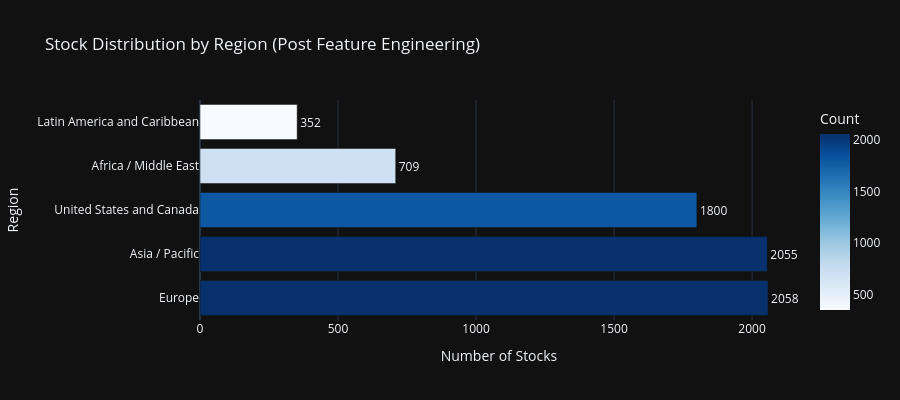
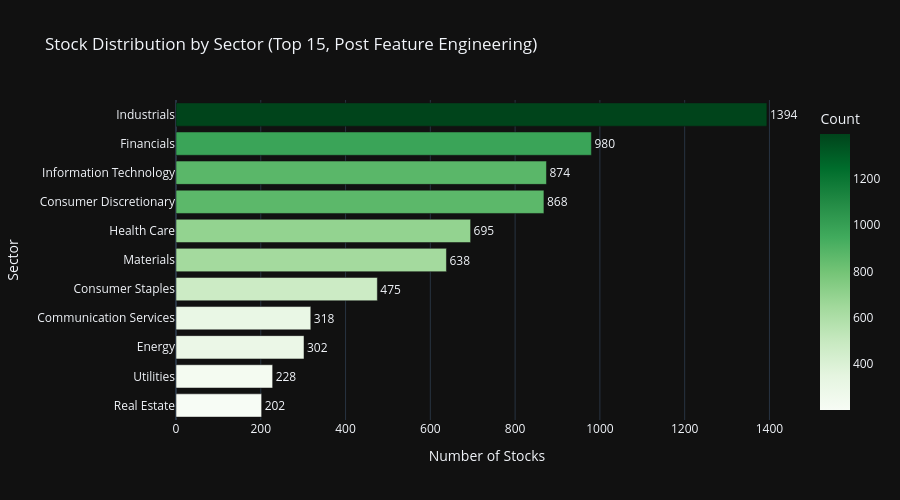
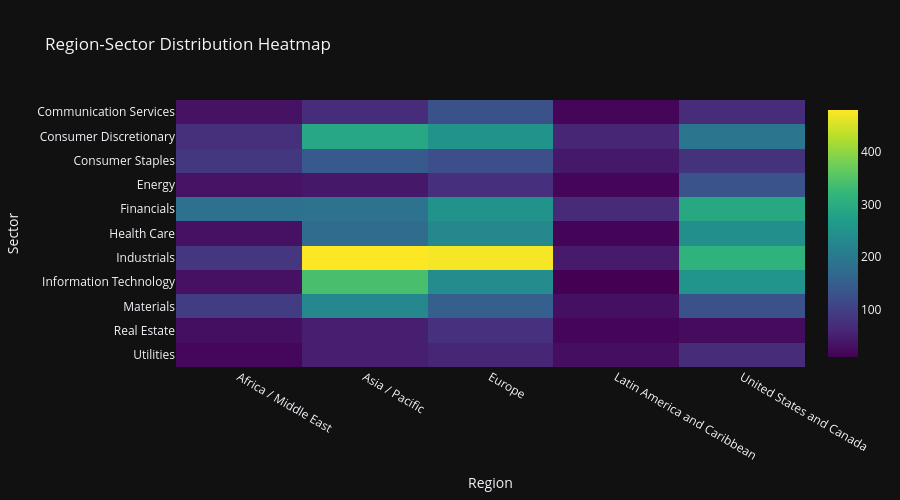
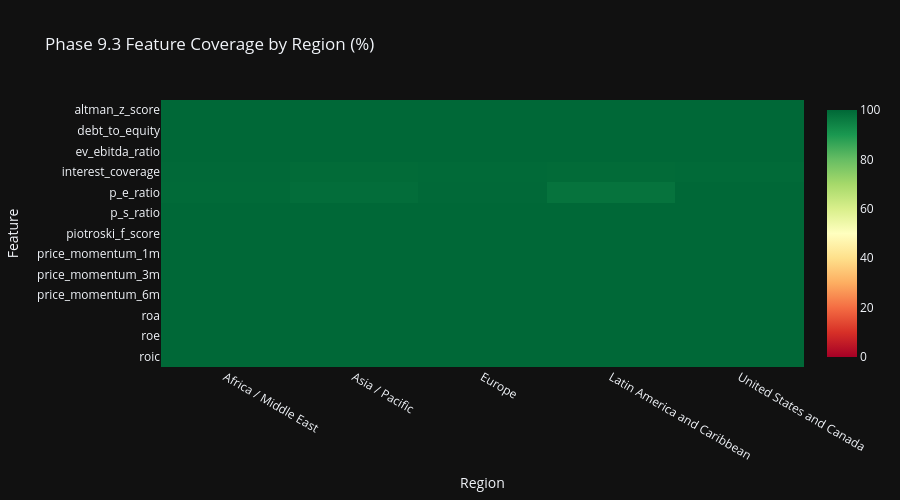

The cell these charts' notebook holds for them, in order:
### Markdown cell above
## Cell 7: Region & Sector Analytics with Feature Coverage

Section 17 compliant Plotly visualizations with dark theme.
Enhanced with Phase 9.3 feature analytics by region and sector.

### Code cell
# ============================================================================
# Cell 7: Region & Sector Analytics with Feature Coverage
# ============================================================================

print('=' * 80)
print('REGION & SECTOR ANALYTICS WITH FEATURE COVERAGE')
print('=' * 80)

# Use all_stocks_features (post feature engineering) for analytics
df_analytics = all_stocks_preprocessed

# Region distribution
if 'region' in df_analytics.columns:
    region_counts = df_analytics['region'].value_counts().reset_index()
    region_counts.columns = ['Region', 'Count']
    region_counts['Percentage'] = (region_counts['Count'] / region_counts['Count'].sum() * 100).round(1)

    fig_region = px.bar(
            region_counts,
            x='Count',
            y='Region',
            orientation='h',
            title='Stock Distribution by Region (Post Feature Engineering)',
            template=PLOTLY_TEMPLATE,
            color='Count',
            color_continuous_scale='Blues',
            text='Count',
            )
    fig_region.update_traces(
            textposition='outside',
            hovertemplate='<b>%{y}</b><br>Count: %{x}<br>Percentage: %{customdata[0]:.1f}%',
            customdata=region_counts[['Percentage']].values
            )
    fig_region.update_layout(
            xaxis_title='Number of Stocks',
            yaxis_title='Region',
            height=400,
            showlegend=False,
            )
    fig_region.show()

# Sector distribution (Top 15)
if 'sector' in df_analytics.columns:
    sector_counts = df_analytics['sector'].value_counts().head(15).reset_index()
    sector_counts.columns = ['Sector', 'Count']
    sector_counts['Percentage'] = (sector_counts['Count'] / len(df_analytics) * 100).round(1)

    fig_sector = px.bar(
            sector_counts.sort_values('Count'),
            x='Count',
            y='Sector',
            orientation='h',
            title='Stock Distribution by Sector (Top 15, Post Feature Engineering)',
            template=PLOTLY_TEMPLATE,
            color='Count',
            color_continuous_scale='Greens',
            text='Count',
            )
    fig_sector.update_traces(
            textposition='outside',
            hovertemplate='<b>%{y}</b><br>Count: %{x}<br>Percentage: %{customdata[0]:.1f}%',
            customdata=sector_counts.sort_values('Count')[['Percentage']].values
            )
    fig_sector.update_layout(
            xaxis_title='Number of Stocks',
            yaxis_title='Sector',
            height=500,
            showlegend=False,
            )
    fig_sector.show()

# Region-Sector Heatmap
if 'region' in df_analytics.columns and 'sector' in df_analytics.columns:
    cross_tab = pd.crosstab(
            df_analytics['sector'],
            df_analytics['region']
            ).head(12)

    fig_heatmap = px.imshow(
            cross_tab,
            title='Region-Sector Distribution Heatmap',
            template=PLOTLY_TEMPLATE,
            color_continuous_scale='Viridis',
            aspect='auto',
            )
    fig_heatmap.update_layout(
            xaxis_title='Region',
            yaxis_title='Sector',
            height=500,
            )
    fig_heatmap.show()

print('\n✓ Distribution visualizations complete')

# ============================================================================
# Feature Coverage Analytics by Region and Sector
# ============================================================================
print('\n' + '=' * 80)
print('📊 PHASE 9.3 FEATURE ANALYTICS BY REGION & SECTOR')
print('=' * 80)

# Define key Phase 9.3 features for analysis
key_phase93_features = [
    'roe', 'roa', 'roic',  # Profitability
    'p_e_ratio', 'p_s_ratio', 'ev_ebitda_ratio',  # Valuation
    'price_momentum_1m', 'price_momentum_3m', 'price_momentum_6m',  # Momentum
    'debt_to_equity', 'interest_coverage',  # Leverage
    'piotroski_f_score', 'altman_z_score',  # Composite Scores
    ]
available_phase93 = [f for f in key_phase93_features if f in df_analytics.columns]

if available_phase93 and 'region' in df_analytics.columns:
    print(f'\n📍 Feature Coverage by Region ({len(available_phase93)} key features):')

    # Calculate non-null percentage per region for each feature
    region_coverage_data = []
    for region in df_analytics['region'].unique():
        region_df = df_analytics[df_analytics['region'] == region]
        region_count = len(region_df)

        for feat in available_phase93:
            non_null = region_df[feat].notna().sum()
            coverage_pct = (non_null / region_count * 100) if region_count > 0 else 0
            region_coverage_data.append({
                'Region': region,
                'Feature': feat,
                'Coverage %': round(coverage_pct, 1),
                'Non-Null': non_null,
                'Total': region_count
                })

    region_coverage_df = pd.DataFrame(region_coverage_data)

    # Pivot for heatmap
    region_pivot = region_coverage_df.pivot(index='Feature', columns='Region', values='Coverage %')

    fig_region_coverage = px.imshow(
            region_pivot,
            title='Phase 9.3 Feature Coverage by Region (%)',
            template=PLOTLY_TEMPLATE,
            color_continuous_scale='RdYlGn',
            zmin=0, zmax=100,
            aspect='auto',
            )
    fig_region_coverage.update_layout(
            xaxis_title='Region',
            yaxis_title='Feature',
            height=500,
            )
    fig_region_coverage.show()

if available_phase93 and 'sector' in df_analytics.columns:
    print(f'\n🏢 Feature Coverage by Sector (Top 10 sectors, {len(available_phase93)} key features):')

    # Get top 10 sectors by count
    top_sectors = df_analytics['sector'].value_counts().head(10).index.tolist()

    # Calculate non-null percentage per sector for each feature
    sector_coverage_data = []
    for sector in top_sectors:
        sector_df = df_analytics[df_analytics['sector'] == sector]
        sector_count = len(sector_df)

        for feat in available_phase93:
            non_null = sector_df[feat].notna().sum()
            coverage_pct = (non_null / sector_count * 100) if sector_count > 0 else 0
            sector_coverage_data.append({
                'Sector': str(sector)[:25],  # Truncate long names
                'Feature': feat,
                'Coverage %': round(coverage_pct, 1),
                'Non-Null': non_null,
                'Total': sector_count
                })

    sector_coverage_df = pd.DataFrame(sector_coverage_data)

    # Pivot for heatmap
    sector_pivot = sector_coverage_df.pivot(index='Feature', columns='Sector', values='Coverage %')

    fig_sector_coverage = px.imshow(
            sector_pivot,
            title='Phase 9.3 Feature Coverage by Sector (%)',
            template=PLOTLY_TEMPLATE,
            color_continuous_scale='RdYlGn',
            zmin=0, zmax=100,
            aspect='auto',
            )
    fig_sector_coverage.update_layout(
            xaxis_title='Sector',
            yaxis_title='Feature',
            height=600,
            )
    fig_sector_coverage.show()

# Feature statistics by region
if available_phase93 and 'region' in df_analytics.columns:
    print(f'\n📊 Key Feature Statistics by Region:')

    # Select 3 key features for detailed statistics
    stat_features = ['roe', 'price_momentum_1m', 'debt_to_equity']
    stat_features = [f for f in stat_features if f in df_analytics.columns]

    if stat_features:
        region_stats = df_analytics.groupby('region')[stat_features].agg(['mean', 'median', 'std']).round(3)
        print(region_stats.to_string())

        # Box plot for ROE by region (if available)
        if 'roe' in df_analytics.columns:
            fig_roe_region = px.box(
                    df_analytics[df_analytics['roe'].notna()],
                    x='region',
                    y='roe',
                    title='Return on Equity (ROE) Distribution by Region',
                    template=PLOTLY_TEMPLATE,
                    color='region',
                    )
            fig_roe_region.update_layout(
                    xaxis_title='Region',
                    yaxis_title='ROE',
                    height=450,
                    showlegend=False,
                    )
            fig_roe_region.show()

print('\n✓ Feature analytics by region and sector complete')

### Figure 1 — Plotly figure (JSON) as saved in the notebook; plotly's stock layout.template omitted (floating-point values rounded to 4 significant figures)
{"data": [{"hovertemplate": "<b>%{y}</b><br>Count: %{x}<br>Percentage: %{customdata[0]:.1f}%", "legendgroup": "", "marker": {"color": [2058, 2055, 1800, 709, 352], "coloraxis": "coloraxis", "pattern": {"shape": ""}}, "name": "", "orientation": "h", "showlegend": false, "text": [2058.0, 2055.0, 1800.0, 709.0, 352.0], "textposition": "outside", "x": [2058, 2055, 1800, 709, 352], "xaxis": "x", "y": ["Europe", "Asia / Pacific", "United States and Canada", "Africa / Middle East", "Latin America and Caribbean"], "yaxis": "y", "type": "bar", "customdata": [[29.5], [29.5], [25.8], [10.2], [5.0]]}], "layout": {"xaxis": {"anchor": "y", "domain": [0.0, 1.0], "title": {"text": "Number of Stocks"}}, "yaxis": {"anchor": "x", "domain": [0.0, 1.0], "title": {"text": "Region"}}, "coloraxis": {"colorbar": {"title": {"text": "Count"}}, "colorscale": [[0.0, "rgb(247,251,255)"], [0.125, "rgb(222,235,247)"], [0.25, "rgb(198,219,239)"], [0.375, "rgb(158,202,225)"], [0.5, "rgb(107,174,214)"], [0.625, "rgb(66,146,198)"], [0.75, "rgb(33,113,181)"], [0.875, "rgb(8,81,156)"], [1.0, "rgb(8,48,107)"]]}, "legend": {"tracegroupgap": 0}, "title": {"text": "Stock Distribution by Region (Post Feature Engineering)"}, "barmode": "relative", "height": 400, "showlegend": false}}

### Figure 2 — Plotly figure (JSON) as saved in the notebook; plotly's stock layout.template omitted (floating-point values rounded to 4 significant figures)
{"data": [{"hovertemplate": "<b>%{y}</b><br>Count: %{x}<br>Percentage: %{customdata[0]:.1f}%", "legendgroup": "", "marker": {"color": [202, 228, 302, 318, 475, 638, 695, 868, 874, 980, 1394], "coloraxis": "coloraxis", "pattern": {"shape": ""}}, "name": "", "orientation": "h", "showlegend": false, "text": [202.0, 228.0, 302.0, 318.0, 475.0, 638.0, 695.0, 868.0, 874.0, 980.0, 1394.0], "textposition": "outside", "x": [202, 228, 302, 318, 475, 638, 695, 868, 874, 980, 1394], "xaxis": "x", "y": ["Real Estate", "Utilities", "Energy", "Communication Services", "Consumer Staples", "Materials", "Health Care", "Consumer Discretionary", "Information Technology", "Financials", "Industrials"], "yaxis": "y", "type": "bar", "customdata": [[2.9], [3.3], [4.3], [4.6], [6.8], [9.1], [10.0], [12.4], [12.5], [14.1], [20.0]]}], "layout": {"xaxis": {"anchor": "y", "domain": [0.0, 1.0], "title": {"text": "Number of Stocks"}}, "yaxis": {"anchor": "x", "domain": [0.0, 1.0], "title": {"text": "Sector"}}, "coloraxis": {"colorbar": {"title": {"text": "Count"}}, "colorscale": [[0.0, "rgb(247,252,245)"], [0.125, "rgb(229,245,224)"], [0.25, "rgb(199,233,192)"], [0.375, "rgb(161,217,155)"], [0.5, "rgb(116,196,118)"], [0.625, "rgb(65,171,93)"], [0.75, "rgb(35,139,69)"], [0.875, "rgb(0,109,44)"], [1.0, "rgb(0,68,27)"]]}, "legend": {"tracegroupgap": 0}, "title": {"text": "Stock Distribution by Sector (Top 15, Post Feature Engineering)"}, "barmode": "relative", "height": 500, "showlegend": false}}

### Figure 3 — Plotly figure (JSON) as saved in the notebook; plotly's stock layout.template omitted (floating-point values rounded to 4 significant figures)
{"data": [{"coloraxis": "coloraxis", "name": "0", "x": ["Africa / Middle East", "Asia / Pacific", "Europe", "Latin America and Caribbean", "United States and Canada"], "y": ["Communication Services", "Consumer Discretionary", "Consumer Staples", "Energy", "Financials", "Health Care", "Industrials", "Information Technology", "Materials", "Real Estate", "Utilities"], "z": [[33, 69, 128, 18, 70], [75, 289, 250, 60, 194], [87, 142, 125, 42, 79], [35, 42, 74, 18, 133], [184, 187, 251, 67, 291], [32, 174, 231, 15, 243], [86, 479, 473, 44, 312], [32, 341, 237, 11, 253], [96, 230, 152, 31, 129], [30, 51, 77, 18, 26], [19, 51, 60, 28, 70]], "type": "heatmap", "xaxis": "x", "yaxis": "y", "hovertemplate": "region: %{x}<br>sector: %{y}<br>color: %{z}<extra></extra>"}], "layout": {"xaxis": {"anchor": "y", "domain": [0.0, 1.0], "title": {"text": "Region"}}, "yaxis": {"anchor": "x", "domain": [0.0, 1.0], "autorange": "reversed", "title": {"text": "Sector"}}, "coloraxis": {"colorscale": [[0.0, "#440154"], [0.1111, "#482878"], [0.2222, "#3e4989"], [0.3333, "#31688e"], [0.4444, "#26828e"], [0.5556, "#1f9e89"], [0.6667, "#35b779"], [0.7778, "#6ece58"], [0.8889, "#b5de2b"], [1.0, "#fde725"]]}, "title": {"text": "Region-Sector Distribution Heatmap"}, "height": 500}}

### Figure 4 — Plotly figure (JSON) as saved in the notebook; plotly's stock layout.template omitted (floating-point values rounded to 4 significant figures)
{"data": [{"coloraxis": "coloraxis", "name": "0", "x": ["Africa / Middle East", "Asia / Pacific", "Europe", "Latin America and Caribbean", "United States and Canada"], "y": ["altman_z_score", "debt_to_equity", "ev_ebitda_ratio", "interest_coverage", "p_e_ratio", "p_s_ratio", "piotroski_f_score", "price_momentum_1m", "price_momentum_3m", "price_momentum_6m", "roa", "roe", "roic"], "z": [[100.0, 100.0, 100.0, 100.0, 100.0], [100.0, 100.0, 100.0, 100.0, 100.0], [100.0, 100.0, 100.0, 100.0, 100.0], [99.7, 99.4, 99.6, 99.4, 99.6], [99.6, 99.0, 99.8, 97.7, 99.9], [100.0, 100.0, 99.9, 100.0, 99.9], [100.0, 100.0, 100.0, 100.0, 100.0], [100.0, 100.0, 100.0, 100.0, 100.0], [100.0, 100.0, 100.0, 100.0, 100.0], [100.0, 100.0, 100.0, 100.0, 100.0], [100.0, 100.0, 100.0, 100.0, 100.0], [100.0, 100.0, 100.0, 100.0, 100.0], [100.0, 100.0, 100.0, 100.0, 100.0]], "type": "heatmap", "xaxis": "x", "yaxis": "y", "hovertemplate": "Region: %{x}<br>Feature: %{y}<br>color: %{z}<extra></extra>"}], "layout": {"xaxis": {"anchor": "y", "domain": [0.0, 1.0], "title": {"text": "Region"}}, "yaxis": {"anchor": "x", "domain": [0.0, 1.0], "autorange": "reversed", "title": {"text": "Feature"}}, "coloraxis": {"colorscale": [[0.0, "rgb(165,0,38)"], [0.1, "rgb(215,48,39)"], [0.2, "rgb(244,109,67)"], [0.3, "rgb(253,174,97)"], [0.4, "rgb(254,224,139)"], [0.5, "rgb(255,255,191)"], [0.6, "rgb(217,239,139)"], [0.7, "rgb(166,217,106)"], [0.8, "rgb(102,189,99)"], [0.9, "rgb(26,152,80)"], [1.0, "rgb(0,104,55)"]], "cmin": 0, "cmax": 100}, "title": {"text": "Phase 9.3 Feature Coverage by Region (%)"}, "height": 500}}
